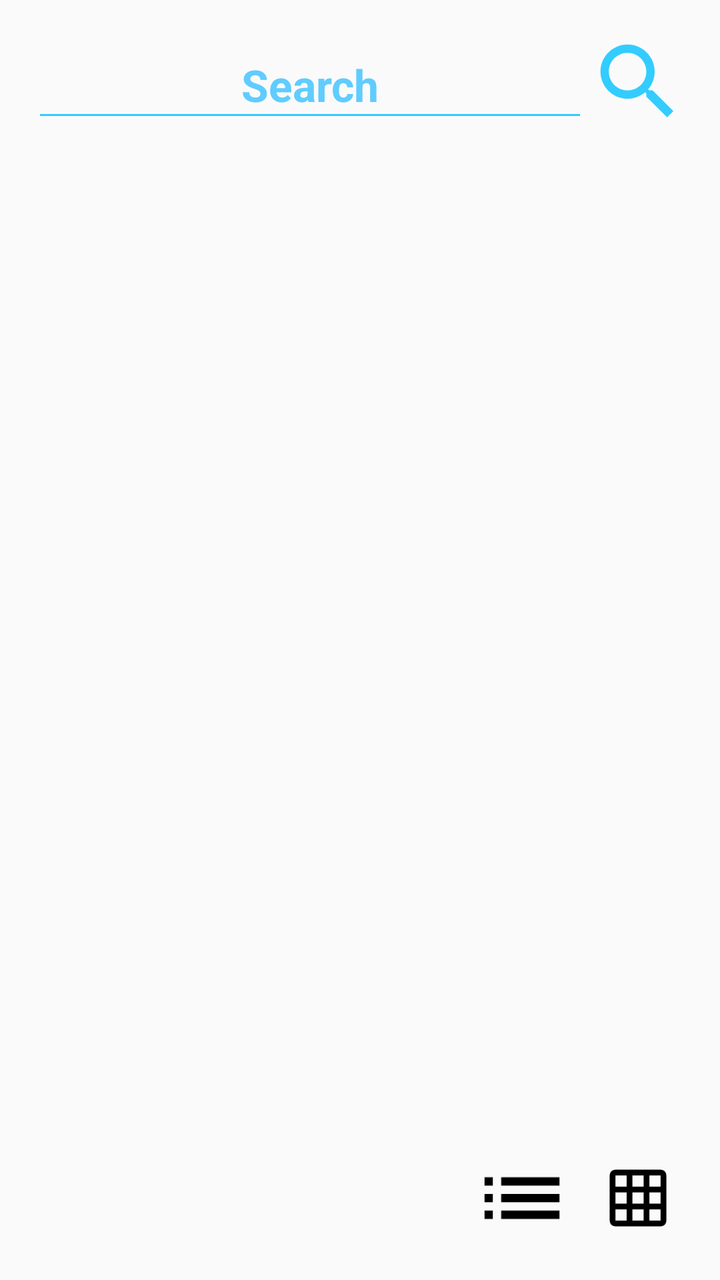
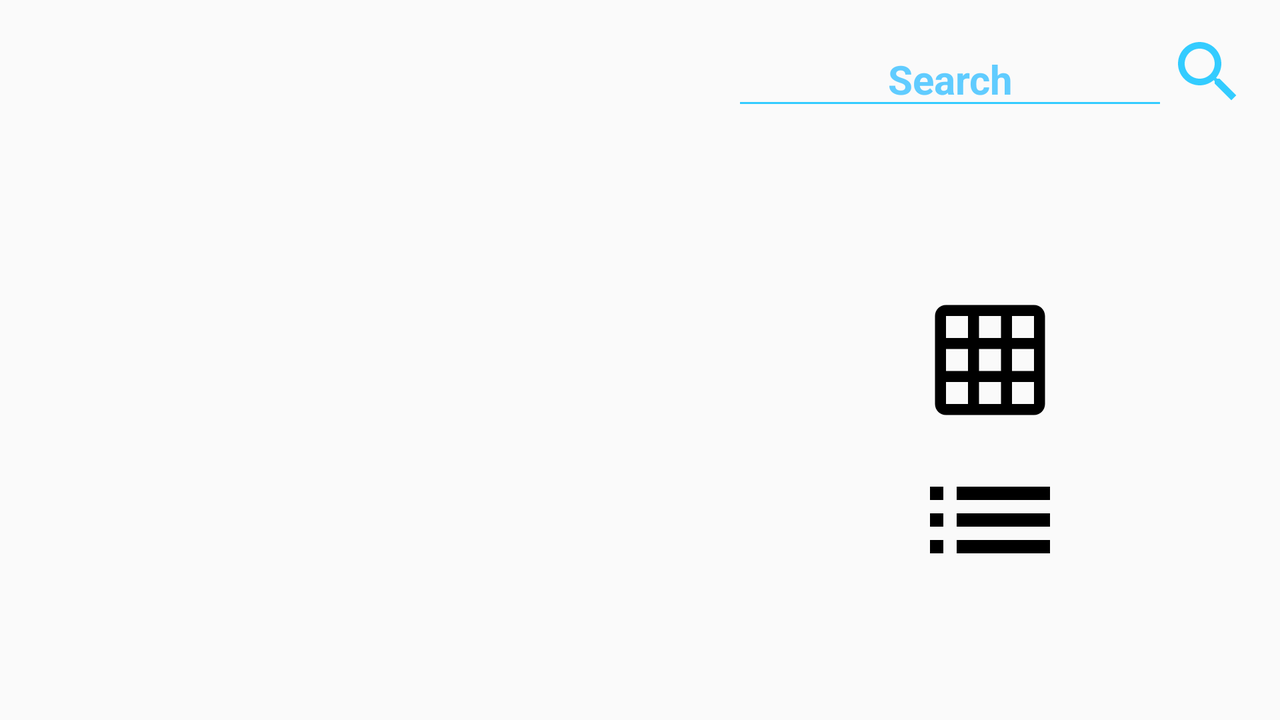

The same Android screen from two of the app's own layout files: first res/layout/ as a phone draws it, then the repository's variant for another configuration, drawn on a device whose configuration selects that folder. Both files follow.
<!-- AndroidManifest.xml: application theme AppTheme -->
<!-- res/layout/activity_search.xml -->
<?xml version="1.0" encoding="utf-8"?>
<RelativeLayout xmlns:android="http://schemas.android.com/apk/res/android"
    xmlns:app="http://schemas.android.com/apk/res-auto"
    xmlns:tools="http://schemas.android.com/tools"
    android:layout_width="match_parent"
    android:layout_height="match_parent"
    android:background="@drawable/gradient"
    android:focusable="true"
    android:focusableInTouchMode="true"
    android:padding="@dimen/normal_space"
    tools:ignore="ContentDescription,Autofill,TextFields"
    tools:context=".activities.SearchActivity">

    <EditText
        android:id="@+id/edit_text_search"
        android:layout_width="match_parent"
        android:layout_height="wrap_content"
        android:minHeight="@dimen/button_control_small_land"
        android:layout_marginBottom="@dimen/small_space"
        android:hint="@string/search"
        android:backgroundTint="@color/colorPrimary"
        android:imeOptions="actionGo"
        android:layout_toStartOf="@id/image_view_search"
        android:textColor="@color/colorPrimary"
        android:textColorHint="@color/colorPrimaryHint"
        android:shadowColor="@color/colorPrimary"
        android:textStyle="bold"
        android:gravity="center"
        android:textSize="@dimen/text_size_search_song"
        android:layout_alignParentStart="true"/>

    <ImageView
        android:id="@+id/image_view_search"
        android:layout_width="@dimen/button_control_small_land"
        android:layout_height="@dimen/button_control_small_land"
        android:background="@android:color/transparent"
        android:src="@drawable/ic_search"
        android:layout_alignParentEnd="true" />

    <androidx.recyclerview.widget.RecyclerView
        android:id="@+id/recycler_songs"
        android:layout_width="match_parent"
        android:layout_height="wrap_content"
        android:layout_above="@id/image_view_grid"

        android:layout_below="@id/edit_text_search"
        android:layout_alignParentEnd="true"
        android:layout_marginTop="@dimen/normal_space"/>

    <ImageView
        android:id="@+id/image_view_grid"
        android:layout_width="@dimen/button_control_small_land"
        android:layout_height="@dimen/button_control_small_land"
        android:padding="@dimen/small_space"
        android:layout_alignParentBottom="true"
        android:layout_alignParentEnd="true"
        app:srcCompat="@drawable/ic_grid_black" />

    <ImageView
        android:id="@+id/image_view_linear"
        android:layout_width="@dimen/button_control_small_land"
        android:layout_height="@dimen/button_control_small_land"
        android:layout_marginEnd="@dimen/small_space"
        android:layout_alignParentBottom="true"
        android:layout_toStartOf="@id/image_view_grid"
        app:srcCompat="@drawable/ic_list_black" />


</RelativeLayout>
<!-- resources referenced by this layout -->
<resources>
  <color name="colorPrimary">#33ccff</color>
  <color name="colorPrimaryHint">#d843c3ff</color>
  <dimen name="button_control_small_land">50dp</dimen>
  <dimen name="normal_space">16dp</dimen>
  <dimen name="small_space">8dp</dimen>
  <dimen name="text_size_search_song">22sp</dimen>
  <!-- drawable ic_grid_black (drawable) -->
  <vector xmlns:android="http://schemas.android.com/apk/res/android"
          android:width="@dimen/icon_size"
          android:height="@dimen/icon_size"
          android:viewportWidth="24.0"
          android:viewportHeight="24.0">
      <path
          android:fillColor="#FF000000"
          android:pathData="M20,2L4,2c-1.1,0 -2,0.9 -2,2v16c0,1.1 0.9,2 2,2h16c1.1,0 2,-0.9 2,-2L22,4c0,-1.1 -0.9,-2 -2,-2zM8,20L4,20v-4h4v4zM8,14L4,14v-4h4v4zM8,8L4,8L4,4h4v4zM14,20h-4v-4h4v4zM14,14h-4v-4h4v4zM14,8h-4L10,4h4v4zM20,20h-4v-4h4v4zM20,14h-4v-4h4v4zM20,8h-4L16,4h4v4z"/>
  </vector>
  <!-- drawable ic_list_black (drawable) -->
  <vector xmlns:android="http://schemas.android.com/apk/res/android"
          android:width="@dimen/icon_size"
          android:height="@dimen/icon_size"
          android:viewportWidth="24.0"
          android:viewportHeight="24.0">
      <path
          android:fillColor="#FF000000"
          android:pathData="M3,13h2v-2L3,11v2zM3,17h2v-2L3,15v2zM3,9h2L5,7L3,7v2zM7,13h14v-2L7,11v2zM7,17h14v-2L7,15v2zM7,7v2h14L21,7L7,7z"/>
  </vector>
  <!-- drawable ic_search (drawable) -->
  <vector xmlns:android="http://schemas.android.com/apk/res/android"
      android:width="@dimen/icon_size"
      android:height="@dimen/icon_size"
      android:viewportWidth="24.0"
      android:viewportHeight="24.0">
      <path
          android:fillColor="@color/colorPrimary"
          android:pathData="M15.5,14h-0.79l-0.28,-0.27C15.41,12.59 16,11.11 16,9.5 16,5.91 13.09,3 9.5,3S3,5.91 3,9.5 5.91,16 9.5,16c1.61,0 3.09,-0.59 4.23,-1.57l0.27,0.28v0.79l5,4.99L20.49,19l-4.99,-5zM9.5,14C7.01,14 5,11.99 5,9.5S7.01,5 9.5,5 14,7.01 14,9.5 11.99,14 9.5,14z" />
  </vector>
  <string name="search">Search</string>
  <style name="AppTheme" parent="Theme.AppCompat.Light.DarkActionBar">
          <item name="colorPrimary">@color/colorPrimary</item>
          <item name="colorPrimaryDark">@color/colorPrimaryDark</item>
          <item name="colorAccent">@color/colorAccent</item>
          <item name="android:textColor">#FFf</item>
          <item name="android:textStyle">bold</item>
          <item name="android:windowAnimationStyle">@style/CustomActivityAnimation</item>
  
      </style>
  <dimen name="icon_size">40dp</dimen>
  <color name="colorPrimaryDark">#6600cc</color>
  <color name="colorAccent">#0066ff</color>
  <style name="CustomActivityAnimation" parent="@android:style/Animation.Activity">
          <item name="android:activityOpenEnterAnimation">@anim/slide_in_right</item>
          <item name="android:activityOpenExitAnimation">@anim/slide_out_left</item>
          <item name="android:activityCloseEnterAnimation">@anim/slide_in_left</item>
          <item name="android:activityCloseExitAnimation">@anim/slide_out_right</item>
      </style>
</resources>
<!-- res/layout-land/activity_search.xml (the repository's variant of the layout above) -->
<!-- drawn on the phone turned sideways -->
<?xml version="1.0" encoding="utf-8"?>
<RelativeLayout xmlns:android="http://schemas.android.com/apk/res/android"
    xmlns:app="http://schemas.android.com/apk/res-auto"
    xmlns:tools="http://schemas.android.com/tools"
    android:layout_width="match_parent"
    android:layout_height="match_parent"
    android:background="@drawable/gradient"
    android:focusable="true"
    android:focusableInTouchMode="true"
    android:padding="@dimen/normal_space"
    tools:ignore="ContentDescription"
    tools:context=".activities.SearchActivity">

    <androidx.recyclerview.widget.RecyclerView
        android:id="@+id/recycler_songs"
        android:layout_width="350dp"
        android:layout_height="match_parent"
        android:layout_marginTop="@dimen/normal_space"/>

    <RelativeLayout
        android:layout_width="match_parent"
        android:layout_height="match_parent"
        android:layout_toEndOf="@id/recycler_songs">

    <EditText
        android:id="@+id/edit_text_search"
        android:layout_width="match_parent"
        android:layout_height="wrap_content"
        android:hint="@string/search"
        android:backgroundTint="@color/colorPrimary"
        android:imeOptions="actionGo"
        android:layout_toStartOf="@id/image_view_search"
        android:textColor="@color/colorPrimary"
        android:textColorHint="@color/colorPrimaryHint"
        android:shadowColor="@color/colorPrimary"
        android:textStyle="bold"
        android:gravity="center"
        android:textSize="20sp"/>

    <ImageView
        android:id="@+id/image_view_search"
        android:layout_width="wrap_content"
        android:layout_height="wrap_content"
        android:background="@android:color/transparent"
        app:srcCompat="@drawable/ic_search"
        android:layout_alignParentEnd="true" />



    <ImageView
        android:id="@+id/image_view_grid"
        android:layout_width="80dp"
        android:layout_height="80dp"
        android:padding="7dp"
        android:layout_centerHorizontal="true"
        android:layout_centerInParent="true"
        app:srcCompat="@drawable/ic_grid_black" />

    <ImageView
        android:id="@+id/image_view_linear"
        android:layout_width="80dp"
        android:layout_height="80dp"
        android:layout_alignStart="@id/image_view_grid"

        android:layout_below="@id/image_view_grid"
        app:srcCompat="@drawable/ic_list_black" />
    </RelativeLayout>

</RelativeLayout>
<!-- resources referenced by the variant -->
<!-- as the phone turned sideways resolves them -->
<resources>
  <color name="colorPrimary">#33ccff</color>
  <color name="colorPrimaryHint">#d843c3ff</color>
  <dimen name="normal_space">16dp</dimen>
  <!-- drawable ic_grid_black (drawable) -->
  <vector xmlns:android="http://schemas.android.com/apk/res/android"
          android:width="@dimen/icon_size"
          android:height="@dimen/icon_size"
          android:viewportWidth="24.0"
          android:viewportHeight="24.0">
      <path
          android:fillColor="#FF000000"
          android:pathData="M20,2L4,2c-1.1,0 -2,0.9 -2,2v16c0,1.1 0.9,2 2,2h16c1.1,0 2,-0.9 2,-2L22,4c0,-1.1 -0.9,-2 -2,-2zM8,20L4,20v-4h4v4zM8,14L4,14v-4h4v4zM8,8L4,8L4,4h4v4zM14,20h-4v-4h4v4zM14,14h-4v-4h4v4zM14,8h-4L10,4h4v4zM20,20h-4v-4h4v4zM20,14h-4v-4h4v4zM20,8h-4L16,4h4v4z"/>
  </vector>
  <!-- drawable ic_list_black (drawable) -->
  <vector xmlns:android="http://schemas.android.com/apk/res/android"
          android:width="@dimen/icon_size"
          android:height="@dimen/icon_size"
          android:viewportWidth="24.0"
          android:viewportHeight="24.0">
      <path
          android:fillColor="#FF000000"
          android:pathData="M3,13h2v-2L3,11v2zM3,17h2v-2L3,15v2zM3,9h2L5,7L3,7v2zM7,13h14v-2L7,11v2zM7,17h14v-2L7,15v2zM7,7v2h14L21,7L7,7z"/>
  </vector>
  <!-- drawable ic_search (drawable) -->
  <vector xmlns:android="http://schemas.android.com/apk/res/android"
      android:width="@dimen/icon_size"
      android:height="@dimen/icon_size"
      android:viewportWidth="24.0"
      android:viewportHeight="24.0">
      <path
          android:fillColor="@color/colorPrimary"
          android:pathData="M15.5,14h-0.79l-0.28,-0.27C15.41,12.59 16,11.11 16,9.5 16,5.91 13.09,3 9.5,3S3,5.91 3,9.5 5.91,16 9.5,16c1.61,0 3.09,-0.59 4.23,-1.57l0.27,0.28v0.79l5,4.99L20.49,19l-4.99,-5zM9.5,14C7.01,14 5,11.99 5,9.5S7.01,5 9.5,5 14,7.01 14,9.5 11.99,14 9.5,14z" />
  </vector>
  <string name="search">Search</string>
  <style name="AppTheme" parent="Theme.AppCompat.Light.DarkActionBar">
          <item name="colorPrimary">@color/colorPrimary</item>
          <item name="colorPrimaryDark">@color/colorPrimaryDark</item>
          <item name="colorAccent">@color/colorAccent</item>
          <item name="android:textColor">#FFf</item>
          <item name="android:textStyle">bold</item>
          <item name="android:windowAnimationStyle">@style/CustomActivityAnimation</item>
  
      </style>
  <dimen name="icon_size">40dp</dimen>
  <color name="colorPrimaryDark">#6600cc</color>
  <color name="colorAccent">#0066ff</color>
  <style name="CustomActivityAnimation" parent="@android:style/Animation.Activity">
          <item name="android:activityOpenEnterAnimation">@anim/slide_in_right</item>
          <item name="android:activityOpenExitAnimation">@anim/slide_out_left</item>
          <item name="android:activityCloseEnterAnimation">@anim/slide_in_left</item>
          <item name="android:activityCloseExitAnimation">@anim/slide_out_right</item>
      </style>
</resources>
